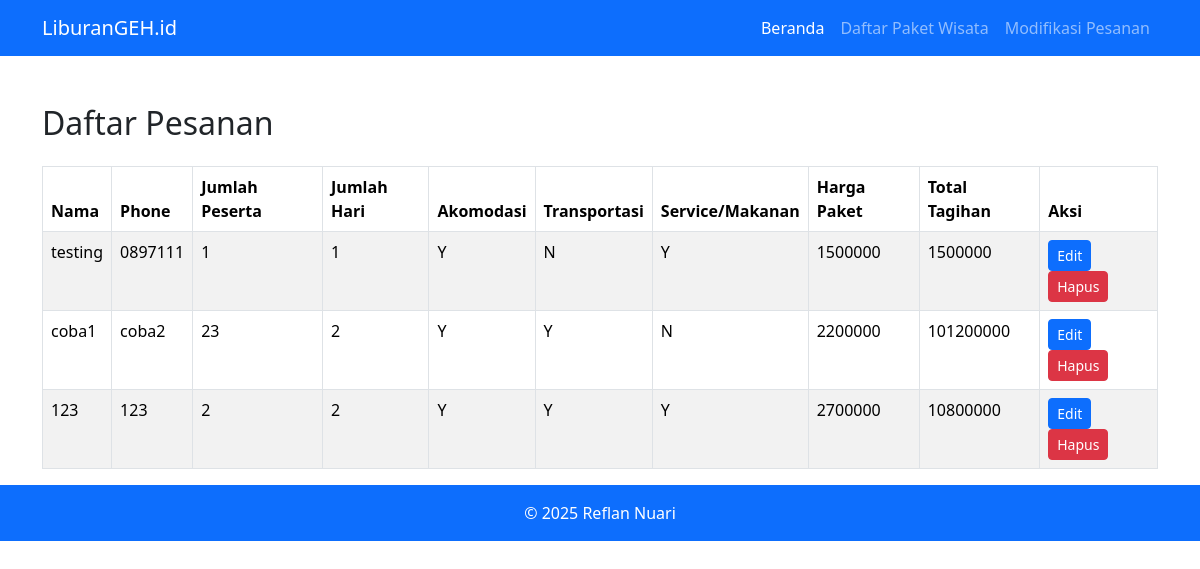
The page /?hal=daftar_pesanan on the database its author committed.
### tables this page shows
CREATE TABLE `pesanan` (
  `id` int NOT NULL AUTO_INCREMENT,
  `nama_pemesanan` varchar(255) DEFAULT NULL,
  `no_hp` varchar(20) DEFAULT NULL,
  `tanggal` date DEFAULT NULL,
  `waktu_pelaksanaan` int DEFAULT NULL,
  `pelayanan` varchar(255) DEFAULT NULL,
  `jumlah` int DEFAULT NULL,
  `harga_paket` float DEFAULT NULL,
  `jumlah_tagihan` float DEFAULT NULL,
  PRIMARY KEY (`id`)
);

### controllers/PesanController.php (called while the page is built, shortened)
<?php
class PesanController
{
	public function View(){
		global $connect;
		$query="select * from pesanan";
		$result = $connect->query($query);
        return $result;
	}
}
?>

### views/daftarPesanan.php (the view, shortened to what this page needs)
<?php
include "controllers/PesanController.php";
$pesan = new PesanController;
?>
<div class="container mt-5">
    <h2 class="mb-4">Daftar Pesanan</h2>
    <div class="table-responsive">
      <table class="table table-striped table-bordered" id="editable">
        <thead>
        <tr>
          <th>Nama</th>
          <th>Phone</th>
          <th>Jumlah Peserta</th>
          <th>Jumlah Hari</th>
          <th>Akomodasi</th>
          <th>Transportasi</th>
          <th>Service/Makanan</th>
          <th>Harga Paket</th>
          <th>Total Tagihan</th>
          <th>Aksi</th>
        </tr>
      </thead>
      <tbody>
        <?php
          $result=$pesan->View();
          $no=1;
          while($row = $result->fetch_assoc()){
            $arrPelayanan = explode('|', $row['pelayanan']);
            if(in_array('penginapan', $arrPelayanan)){
              $isPenginapan = 'Y';
            }else{
              $isPenginapan = 'N';
            }
            if(in_array('transportasi', $arrPelayanan)){
              $isTransportasi = 'Y';
            }else{
              $isTransportasi = 'N';
            }
            if(in_array('makan', $arrPelayanan)){
              $isMakan = 'Y';
            }else{
              $isMakan = 'N';
            }
        ?>
        <tr>
          <td><?php echo $row['nama_pemesanan'];?></td>
          <td><?php echo $row['no_hp'];?></td>
          <td><?php echo $row['jumlah']?></td>
          <td><?php echo $row['waktu_pelaksanaan'];?></td>
          <td><?php echo $isPenginapan; ?></td>
          <td><?php echo $isTransportasi; ?></td>
          <td><?php echo $isMakan; ?></td>
          <td><?php echo $row['harga_paket'];?></td>
          <td><?php echo $row['jumlah_tagihan'];?></td>
          <td>
            <a href="#modaledit" data-bs-toggle="modal" data-bs-target="#modaledit" class="btn btn-primary btn-sm" onclick="
                document.getElementById('id').value = '<?php echo $row['id']; ?>';
                document.getElementById('nama').value = '<?php echo $row['nama_pemesanan']; ?>';
                document.getElementById('no_hp').value = '<?php echo $row['no_hp']; ?>';
                document.getElementById('tanggal_pesan').value = '<?php echo $row['tanggal']; ?>';
                document.getElementById('jumlahPeserta').value = '<?php echo $row['jumlah']; ?>';
                document.getElementById('waktu_pelaksanaan').value = '<?php echo $row['waktu_pelaksanaan']; ?>';
                document.getElementById('harga_paket').value = '<?php echo $row['harga_paket']; ?>';
                document.getElementById('jumlah_tagihan').value = '<?php echo $row['jumlah_tagihan']; ?>';
                document.getElementById('penginapan').checked = '<?php echo $isPenginapan == 'Y' ? true: false; ?>';
                document.getElementById('transportasi').checked = '<?php echo $isTransportasi == 'Y' ? true:false; ?>';
                document.getElementById('makan').checked = '<?php echo $isMakan == 'Y' ? true : false; ?>';
            " >Edit</a>
            <a href="controllers/PesanController.php?id=<?php echo $row['id'];?>" onclick="return confirm('Apakah anda yakin ingin menghapus data ini ?');" class="btn btn-danger btn-sm">Hapus</a>
          </td>
        </tr>
        <?php $no++ ;} ?>
      </table>
    </div>
  </div>

### layouts/top.php (shortened to what this page needs)
<!DOCTYPE html>
<html lang="en">
<head>
  <link href="libs/bootstrap-5.3.7-dist/css/bootstrap.min.css" rel="stylesheet">
</head>
<body>
<nav class="navbar navbar-expand-lg navbar-dark bg-primary">
  <div class="container">
    <a class="navbar-brand" href="#">LiburanGEH.id</a>
    <div class="collapse navbar-collapse" id="navbarNav">
      <ul class="navbar-nav ms-auto">
        <li class="nav-item"><a class="nav-link active" href="./">Beranda</a></li>
        <li class="nav-item"><a class="nav-link" href="#video">Daftar Paket Wisata</a></li>
        <li class="nav-item"><a class="nav-link" href="?hal=daftar_pesanan">Modifikasi Pesanan</a></li>
      </ul>
    </div>
  </div>
</nav>

### index.php
<?php
	include 'layouts/top.php';
	@$page=$_REQUEST['hal'];
	if($page == ''){
		include "views/home.php";
	}else if($page == 'pesan'){
		include "views/pesan.php";
	} if($page == 'daftar_pesanan'){
		include "views/daftarPesanan.php";
	}
	include 'layouts/bottom.php';
?>

### layouts/bottom.php (shortened to what this page needs)
<footer class="bg-primary text-white text-center py-3" id="kontak">
  <p class="mb-0">© 2025 Reflan Nuari </p>
</footer>
</body>
</html>

### rows shown on the page
pesanan: nama_pemesanan "testing", no_hp "0897111", jumlah "1", waktu_pelaksanaan "1", pelayanan "Y", pelayanan "N", harga_paket "1500000", jumlah_tagihan "1500000"
pesanan: nama_pemesanan "coba1", no_hp "coba2", jumlah "23", waktu_pelaksanaan "2", pelayanan "Y", pelayanan "N", harga_paket "2200000", jumlah_tagihan "101200000"
pesanan: nama_pemesanan "123", no_hp "123", jumlah "2", waktu_pelaksanaan "2", pelayanan "Y", harga_paket "2700000", jumlah_tagihan "10800000"
